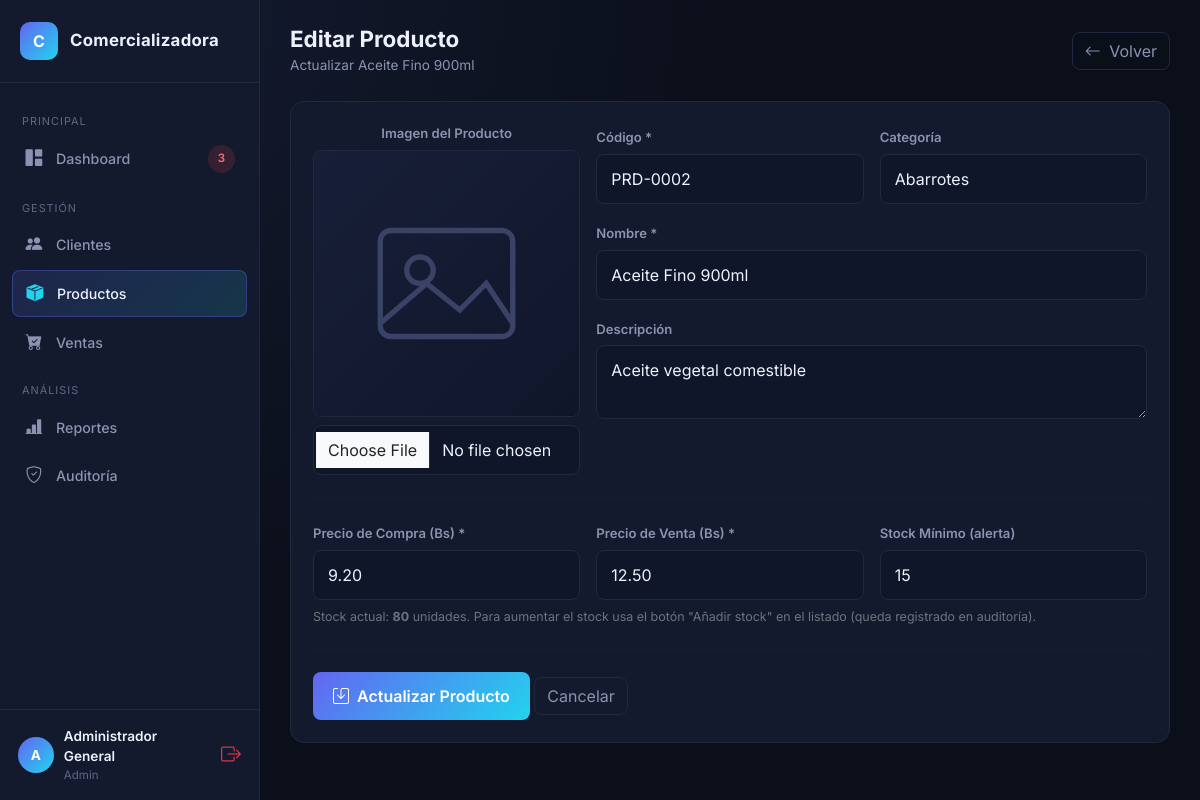
Screenshot of /productos/edit/2 (signed in) with the database file from the repository.
### tables this page shows
CREATE TABLE productos (
    id INT AUTO_INCREMENT PRIMARY KEY,
    codigo VARCHAR(30) NOT NULL UNIQUE,
    nombre VARCHAR(150) NOT NULL,
    descripcion VARCHAR(255) NULL,
    categoria_id INT NULL,
    precio_compra DECIMAL(10,2) NOT NULL DEFAULT 0,
    precio_venta DECIMAL(10,2) NOT NULL DEFAULT 0,
    stock INT NOT NULL DEFAULT 0,
    stock_minimo INT NOT NULL DEFAULT 10,
    imagen VARCHAR(255) NULL,
    estado TINYINT(1) NOT NULL DEFAULT 1,
    created_at DATETIME DEFAULT CURRENT_TIMESTAMP,
    updated_at DATETIME DEFAULT CURRENT_TIMESTAMP ON UPDATE CURRENT_TIMESTAMP,
    FOREIGN KEY (categoria_id) REFERENCES categorias(id) ON DELETE SET NULL
);

CREATE TABLE categorias (
    id INT AUTO_INCREMENT PRIMARY KEY,
    nombre VARCHAR(80) NOT NULL,
    descripcion VARCHAR(255) NULL
);

### app/controllers/ProductosController.php (called while the page is built, shortened)
<?php
class ProductosController extends Controller
{
    public function edit($id)
    {
        $productoModel  = $this->model('Producto');
        $categoriaModel = $this->model('Categoria');
        $producto = $productoModel->find((int)$id);
        $this->view('productos/edit', ['producto' => $producto, 'categorias' => $categoriaModel->all()]);
    }
}

### app/core/App.php (called while the page is built, shortened)
<?php
class App
{
    protected $method = 'index';
    public function __construct()
    {
        $url = $this->parseUrl();
        if (isset($url[0]) && $url[0] !== '') {
            $controllerName = ucfirst(strtolower($url[0])) . 'Controller';
            if (file_exists(APP_PATH . '/controllers/' . $controllerName . '.php')) {
                $this->controller = $controllerName;
                unset($url[0]);
            } else {
                $this->controller = 'ErrorController';
            }
        }
        $this->controller = new $this->controller();
        if (isset($url[1]) && $url[1] !== '') {
            if (method_exists($this->controller, $url[1])) {
                $this->method = $url[1];
                unset($url[1]);
            }
        }
        $this->params = $url ? array_values($url) : [];
        call_user_func_array([$this->controller, $this->method], $this->params);
    }
    private function parseUrl(): array
    {
        if (isset($_GET['url'])) {
            $url = trim($_GET['url'], '/');
            $url = preg_replace('/[^a-zA-Z0-9\/_\-]/', '', $url);
            return $url === '' ? [] : explode('/', $url);
        }
        return [];
    }
}

### index.php (called while the page is built, shortened)
<?php
require_once APP_PATH . '/config/Database.php';
require_once APP_PATH . '/core/Model.php';
require_once APP_PATH . '/core/Controller.php';
require_once APP_PATH . '/core/App.php';
$app = new App();

### app/config/Database.php (called while the page is built)
<?php
class Database
{
    private static $host   = 'localhost';
    private static $dbname = 'comercializadora';
    private static $user   = 'root';
    private static $pass   = '';
    private static ?PDO $connection = null;
    public static function getConnection(): PDO
    {
        if (self::$connection === null) {
            try {
                $dsn = 'mysql:host=' . self::$host . ';dbname=' . self::$dbname . ';charset=utf8mb4';
                self::$connection = new PDO($dsn, self::$user, self::$pass, [
                    PDO::ATTR_ERRMODE            => PDO::ERRMODE_EXCEPTION,
                    PDO::ATTR_DEFAULT_FETCH_MODE  => PDO::FETCH_ASSOC,
                    PDO::ATTR_EMULATE_PREPARES    => false,
                ]);
            } catch (PDOException $e) {
                die('Error de conexión a la base de datos: ' . $e->getMessage());
            }
        }
        return self::$connection;
    }
}

### app/core/Model.php (called while the page is built, shortened)
<?php
class Model
{
    public function __construct()
    {
        $this->db = Database::getConnection();
    }
}

### app/models/Producto.php (called while the page is built, shortened)
<?php
class Producto extends Model
{
    public function find(int $id)
    {
        $stmt = $this->db->prepare("SELECT * FROM productos WHERE id = ?");
        $stmt->execute([$id]);
        return $stmt->fetch();
    }
}

### app/models/Categoria.php (called while the page is built, shortened)
<?php
class Categoria extends Model
{
    public function all()
    {
        return $this->db->query("SELECT * FROM categorias ORDER BY nombre")->fetchAll();
    }
}

### app/views/productos/edit.php (the view, shortened to what this page needs)
<div class="topbar">
    <div>
        <h2>Editar Producto</h2>
        <div class="breadcrumb-sub">Actualizar <?= htmlspecialchars($producto['nombre']) ?></div>
    </div>
    <a href="<?= BASE_URL ?>/productos" class="btn btn-outline-soft"><i class="bi bi-arrow-left me-1"></i> Volver</a>
</div>
<div class="card-panel" style="max-width: 900px;">
    <form action="<?= BASE_URL ?>/productos/actualizar/<?= $producto['id'] ?>" method="POST" enctype="multipart/form-data">
        <div class="row g-3">
            <div class="col-md-4 text-center">
                <label class="form-label d-block">Imagen del Producto</label>
                <img id="previewImg" src="<?= BASE_URL ?>/public/img/products/<?= htmlspecialchars($producto['imagen'] ?: 'no-image.svg') ?>" class="product-thumb-lg mb-2">
                <input type="file" name="imagen" accept=".jpg,.jpeg,.png,.webp" class="form-control form-control-dark" onchange="previewImagen(this)">
            </div>
            <div class="col-md-8">
                <div class="row g-3">
                    <div class="col-md-6">
                        <label class="form-label">Código *</label>
                        <input type="text" name="codigo" class="form-control form-control-dark" value="<?= htmlspecialchars($producto['codigo']) ?>" required>
                    </div>
                    <div class="col-md-6">
                        <label class="form-label">Categoría</label>
                        <select name="categoria_id" class="form-select form-control-dark">
                            <?php foreach ($categorias as $cat): ?>
                                <option value="<?= $cat['id'] ?>" <?= $cat['id'] == $producto['categoria_id'] ? 'selected' : '' ?>><?= htmlspecialchars($cat['nombre']) ?></option>
                            <?php endforeach; ?>
                        </select>
                    </div>
                    <div class="col-12">
                        <label class="form-label">Nombre *</label>
                        <input type="text" name="nombre" class="form-control form-control-dark" value="<?= htmlspecialchars($producto['nombre']) ?>" required>
                    </div>
                    <div class="col-12">
                        <label class="form-label">Descripción</label>
                        <textarea name="descripcion" class="form-control form-control-dark" rows="2"><?= htmlspecialchars($producto['descripcion']) ?></textarea>
                    </div>
                </div>
            </div>
        </div>
        <hr class="section-divider">
        <div class="row g-3">
            <div class="col-md-4">
                <label class="form-label">Precio de Compra (Bs) *</label>
                <input type="number" step="0.01" min="0" name="precio_compra" class="form-control form-control-dark" value="<?= $producto['precio_compra'] ?>" required>
            </div>
            <div class="col-md-4">
                <label class="form-label">Precio de Venta (Bs) *</label>
                <input type="number" step="0.01" min="0" name="precio_venta" class="form-control form-control-dark" value="<?= $producto['precio_venta'] ?>" required>
            </div>
            <div class="col-md-4">
                <label class="form-label">Stock Mínimo (alerta)</label>
                <input type="number" min="0" name="stock_minimo" class="form-control form-control-dark" value="<?= $producto['stock_minimo'] ?>">
            </div>
        </div>
        <div class="form-text text-secondary mt-2" style="font-size:.78rem;">
            Stock actual: <strong><?= $producto['stock'] ?></strong> unidades. Para aumentar el stock usa el botón "Añadir stock" en el listado (queda registrado en auditoría).
        </div>
        <hr class="section-divider">
        <button type="submit" class="btn btn-gradient"><i class="bi bi-save me-1"></i> Actualizar Producto</button>
        <a href="<?= BASE_URL ?>/productos" class="btn btn-outline-soft">Cancelar</a>
    </form>
</div>

### public/css/style.css (style rules this page uses)
:root { --bg-primary: #0b0f1a; --bg-secondary: #10162a; --bg-card: #131a2e; --bg-card-hover: #171f38; --border-color: #22293f; --text-primary: #eef1fb; --text-secondary: #8b93b0; --text-muted: #5f6785; --accent-primary: #6366f1; --accent-secondary: #22d3ee; --accent-gradient: linear-gradient(135deg, #6366f1 0%, #22d3ee 100%); --accent-gradient-soft: linear-gradient(135deg, rgba(99,102,241,.15) 0%, rgba(34,211,238,.15) 100%); --success: #22c55e; --warning: #f59e0b; --danger: #ef4444; --info: #38bdf8; --radius: 14px; --radius-sm: 8px; --shadow-soft: 0 10px 30px rgba(0,0,0,.35); --sidebar-width: 260px; }
* { box-sizing: border-box; }
body { background: radial-gradient(circle at 10% 0%, #141b30 0%, var(--bg-primary) 45%) fixed; color: var(--text-primary); font-family: 'Inter', 'Segoe UI', sans-serif; min-height: 100vh; }
a { text-decoration: none; }
.form-control-dark { background: var(--bg-secondary) !important; border: 1px solid var(--border-color) !important; color: var(--text-primary) !important; border-radius: var(--radius-sm) !important; padding: 12px 14px !important; }
.form-control-dark::placeholder { color: var(--text-muted); }
.btn-gradient { background: var(--accent-gradient); border: none; color: #fff; font-weight: 600; border-radius: var(--radius-sm); padding: 12px 20px; transition: transform .15s ease, box-shadow .15s ease; }
.topbar { display: flex; align-items: center; justify-content: space-between; margin-bottom: 26px; flex-wrap: wrap; gap: 12px; }
.topbar h2 { font-weight: 700; font-size: 1.4rem; margin: 0; }
.topbar .breadcrumb-sub { color: var(--text-secondary); font-size: .85rem; margin-top: 2px; }
.card-panel { background: var(--bg-card); border: 1px solid var(--border-color); border-radius: var(--radius); padding: 22px; }
.product-thumb-lg { width: 100%; aspect-ratio: 1/1; object-fit: cover; border-radius: var(--radius-sm); border: 1px solid var(--border-color); background: var(--bg-secondary); }
.form-label { color: var(--text-secondary); font-size: .82rem; font-weight: 600; margin-bottom: 6px; }
.section-divider { border: none; border-top: 1px solid var(--border-color); margin: 22px 0; }
.btn-outline-soft { border: 1px solid var(--border-color); color: var(--text-secondary); border-radius: var(--radius-sm); background: transparent; }

### rows the page displays
productos: nombre "Aceite Fino 900ml", imagen (placeholder picture), codigo "PRD-0002", categoria_id "Abarrotes", descripcion "Aceite vegetal comestible", precio_compra "9.20", precio_venta "12.50", stock_minimo "15", stock "80"

### other values shown
count($__stockBajoHeader) "3"
substr($_SESSION['usuario_nombre'] ?? 'U', 0, 1) "A"
$_SESSION['usuario_nombre'] "Administrador General"
$_SESSION['usuario_rol'] "Admin"
